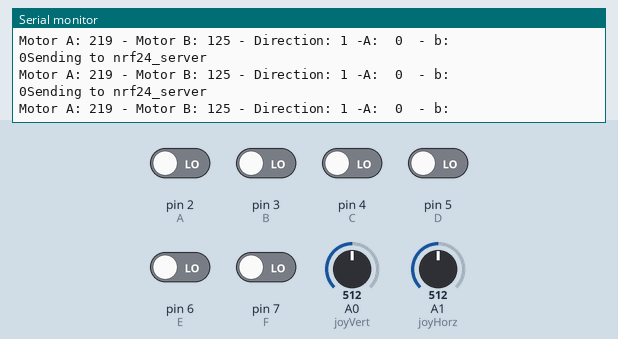
Bench run of a sketch on a simulated Arduino Uno, built with avr-gcc and run on an emulated ATmega328P. Parts: the last lines printed to the serial monitor. Inputs (shaded band) come from the test bench; at power-on: pin 2 (A), pin 3 (B), pin 4 (C), pin 5 (D), pin 6 (E), pin 7 (F) LOW, A1 (joyHorz) = 512, A0 (joyVert) = 512. No radio packets arrive unless stated.

Above: at 1.2 s.
1.3 s: A1 (joyHorz) set to 642
At 1.33 s:
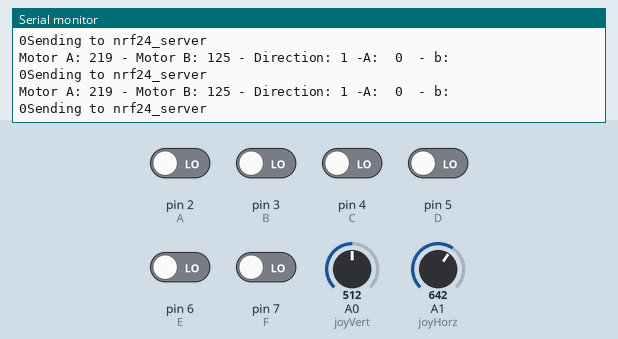
4.3 s: A1 (joyHorz) set to 667
At 4.33 s:
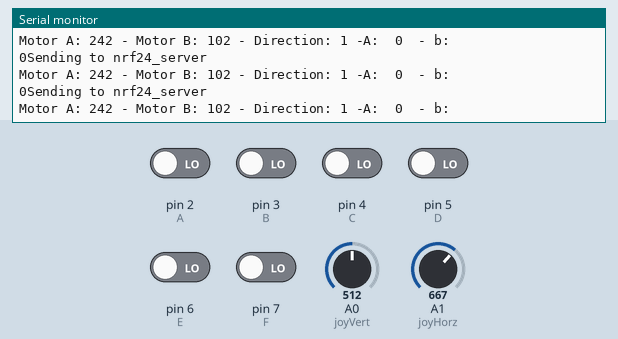
8.8 s: A0 (joyVert) set to 706
At 8.88 s:
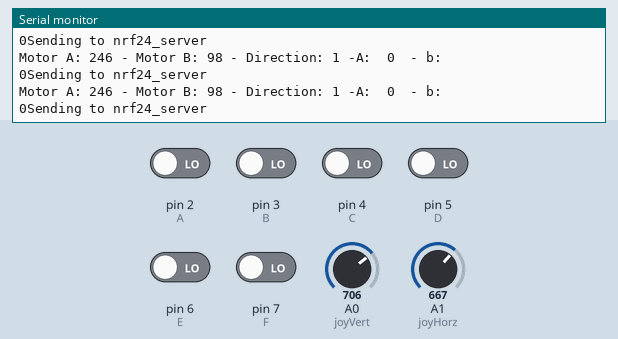
11.8 s: A0 (joyVert) set to 728
At 11.85 s:
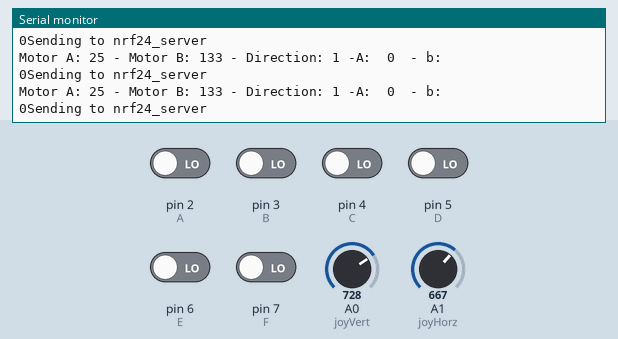
14.8 s: A0 (joyVert) set to 808
At 14.82 s:
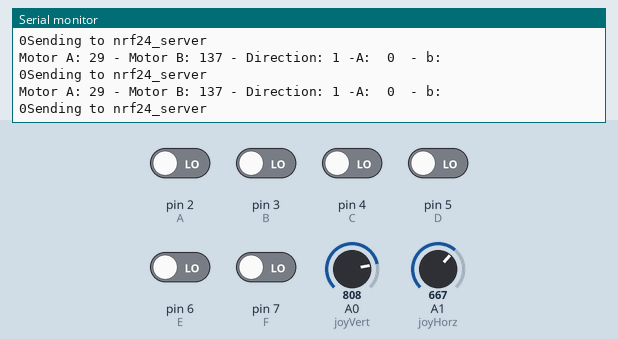
17.8 s: A0 (joyVert) set to 831
At 17.88 s:
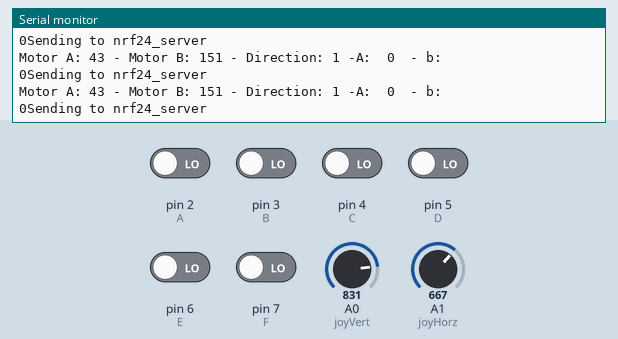
Timing chart, 0 to 20.8 s (numbered marks = the images above; inputs shaded):
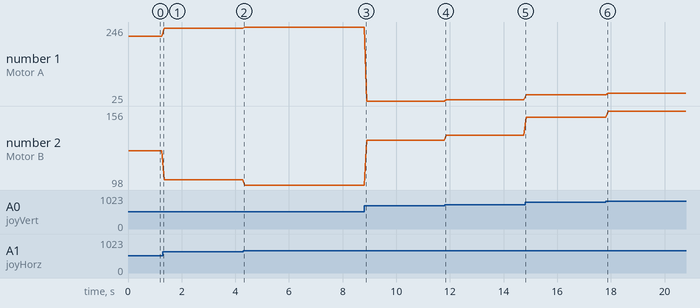

Measured:
- the behaviour switches between 657 and 658 on A1 (joyHorz) (found by bisection; images 1 and 2)
- plotted number 1: 219 → 242 after the input at 1.3 s, 242 → 246 after the input at 4.3 s, 246 → 25 after the input at 8.8 s, 25 → 29 after the input at 11.8 s, 29 → 43 after the input at 14.8 s
- plotted number 2: 125 → 102 after the input at 1.3 s, 102 → 98 after the input at 4.3 s, 98 → 133 after the input at 8.8 s, 133 → 137 after the input at 11.8 s, 137 → 151 after the input at 14.8 s

The sketch:

send.ino
```cpp
// nrf24_client.pde
// -*- mode: C++ -*-
// Example sketch showing how to create a simple messageing client
// with the RH_NRF24 class. RH_NRF24 class does not provide for addressing or
// reliability, so you should only use RH_NRF24 if you do not need the higher
// level messaging abilities.
// It is designed to work with the other example nrf24_server.
// Tested on Uno with Sparkfun NRF25L01 module
// Tested on Anarduino Mini (http://www.anarduino.com/mini/) with RFM73 module
// Tested on Arduino Mega with Sparkfun WRL-00691 NRF25L01 module

#include <SPI.h>
#include <RH_NRF24.h>

#define joyVert A0
#define joyHorz A1

#define A 2
#define B 3
#define C 4
#define D 5
#define E 6
#define F 7

int big = 2400;
int smal = 1700;
int MAPING = 300;

// Define Joystick Values - Start at 512 (middle position)
int joyposVert = 2032;
int joyposHorz = 2032;

// Singleton instance of the radio driver
// RH_NRF24 nrf24;
RH_NRF24 nrf24(9, 10); // use this to be electrically compatible with Mirf
// RH_NRF24 nrf24(8, 10);// For Leonardo, need explicit SS pin
// RH_NRF24 nrf24(8, 7); // For RFM73 on Anarduino Mini

void setup()
{
  Serial.begin(9600);
  while (!Serial)
    ; // wait for serial port to connect. Needed for Leonardo only
  if (!nrf24.init())
    Serial.println("init failed");
  // Defaults after init are 2.402 GHz (channel 2), 2Mbps, 0dBm
  if (!nrf24.setChannel(1))
    Serial.println("setChannel failed");
  if (!nrf24.setRF(RH_NRF24::DataRate2Mbps, RH_NRF24::TransmitPower0dBm))
    Serial.println("setRF failed");
}

void loop()
{
  Serial.println("Sending to nrf24_server");
  // Send a message to nrf24_server
  uint8_t motorcontrol[9];

  // Read the Joystick X and Y positions
  joyposVert = analogRead(joyVert);
  joyposHorz = analogRead(joyHorz);

  // Determine if this is a forward or backward motion
  // Do this by reading the Verticle Value
  // Apply results to MotorSpeed and to Direction

  if (joyposHorz > big)
  {
    // This is Backward
    // Set Motors backward
    motorcontrol[2] = 0;

    // Determine Motor Speeds
    //  As we are going backwards we need to reverse readings
    motorcontrol[0] = map(joyposVert, smal, 0, 0, MAPING);
    motorcontrol[1] = map(joyposVert, smal, 0, 0, MAPING);

    if (motorcontrol[0] > MAPING)
    {
      motorcontrol[0] = MAPING;
    }
    else
      motorcontrol[0] = motorcontrol[0];

    if (motorcontrol[1] > MAPING)
    {
      motorcontrol[1] = MAPING;
    }
    else
      motorcontrol[1] = motorcontrol[1];
  }
  else if (joyposHorz < smal)
  {
    // This is Forward
    // Set Motors forward
    motorcontrol[2] = 1;

    // Determine Motor Speeds
    motorcontrol[0] = map(joyposVert, big, 4064, 0, MAPING);
    motorcontrol[1] = map(joyposVert, big, 4064, 0, MAPING);

    if (motorcontrol[0] > MAPING)
    {
      motorcontrol[0] = MAPING;
    }
    else
      motorcontrol[0] = motorcontrol[0];

    if (motorcontrol[1] > MAPING)
    {
      motorcontrol[1] = MAPING;
    }
    else
      motorcontrol[1] = motorcontrol[1];
  }
  else
  {
    // This is Stopped
    motorcontrol[0] = 0;
    motorcontrol[1] = 0;
    motorcontrol[2] = 0;
  }

  // Now do the steering
  // The Horizontal position will "weigh" the motor speed
  // Values for each motor

  if (joyposVert < smal)
  {

    // Move Left
    // As we are going left we need to reverse readings
    // Map the number to a value of 255 maximum
    joyposHorz = map(joyposHorz, smal, 0, 0, MAPING);

    motorcontrol[0] = motorcontrol[0] - joyposHorz;
    motorcontrol[1] = motorcontrol[1] + joyposHorz;

    // Don't exceed range of 0-255 for motor speeds
    if (motorcontrol[0] < 0)
      motorcontrol[0] = 0;
    else
      motorcontrol[0] = motorcontrol[0];

    if (motorcontrol[1] > MAPING)
      motorcontrol[1] = MAPING;
    else
      motorcontrol[1] = motorcontrol[1];
  }
  else if (joyposVert > big)
  {
    // Move Right
    // Map the number to a value of 255 maximum
    joyposHorz = map(joyposHorz, big, 4064, 0, MAPING);

    motorcontrol[0] = motorcontrol[0] + joyposHorz;
    motorcontrol[1] = motorcontrol[1] - joyposHorz;

    // Don't exceed range of 0-255 for motor speeds
    if (motorcontrol[0] > MAPING)
      motorcontrol[0] = MAPING;
    else
      motorcontrol[0] = motorcontrol[0];
    //////////////////////////////////////////////
    if (motorcontrol[1] < 0)
      motorcontrol[1] = 0;
    else
      motorcontrol[1] = motorcontrol[1];
  }

  // Adjust to prevent "buzzing" at very low speed
  if (motorcontrol[0] < 20)
    motorcontrol[0] = 0;
  else
    motorcontrol[0] = motorcontrol[0];

  if (motorcontrol[1] < 20)
    motorcontrol[1] = 20;
  else
    motorcontrol[1] = motorcontrol[1];

  // Display the Motor Control values in the serial monitor.
  Serial.print("Motor A: ");
  Serial.print(motorcontrol[0]);
  Serial.print(" - Motor B: ");
  Serial.print(motorcontrol[1]);
  Serial.print(" - Direction: ");
  Serial.print(motorcontrol[2]);

  Serial.print(" -A:  ");
  Serial.print(motorcontrol[3]);

  Serial.println("  - b:  ");
  Serial.print(motorcontrol[4]);

  motorcontrol[3] = digitalRead(A);
  motorcontrol[4] = digitalRead(B);

  motorcontrol[5] = digitalRead(C);
  motorcontrol[6] = digitalRead(D);

  motorcontrol[7] = digitalRead(E);
  motorcontrol[8] = digitalRead(F);

  // Send a message containing Motor Control data to manager_server
  nrf24.send(motorcontrol, sizeof(motorcontrol));

  nrf24.waitPacketSent();
}
```
